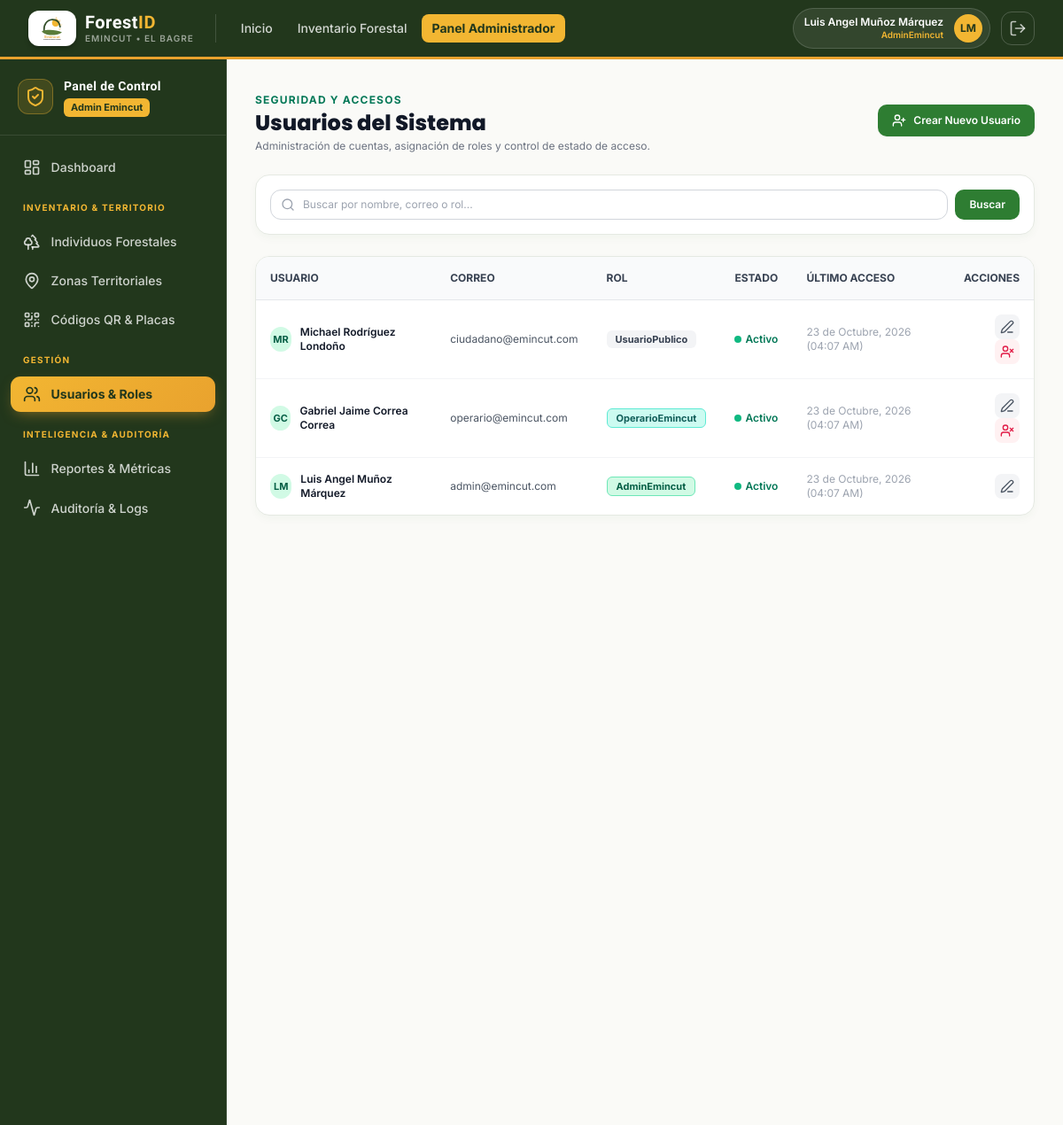
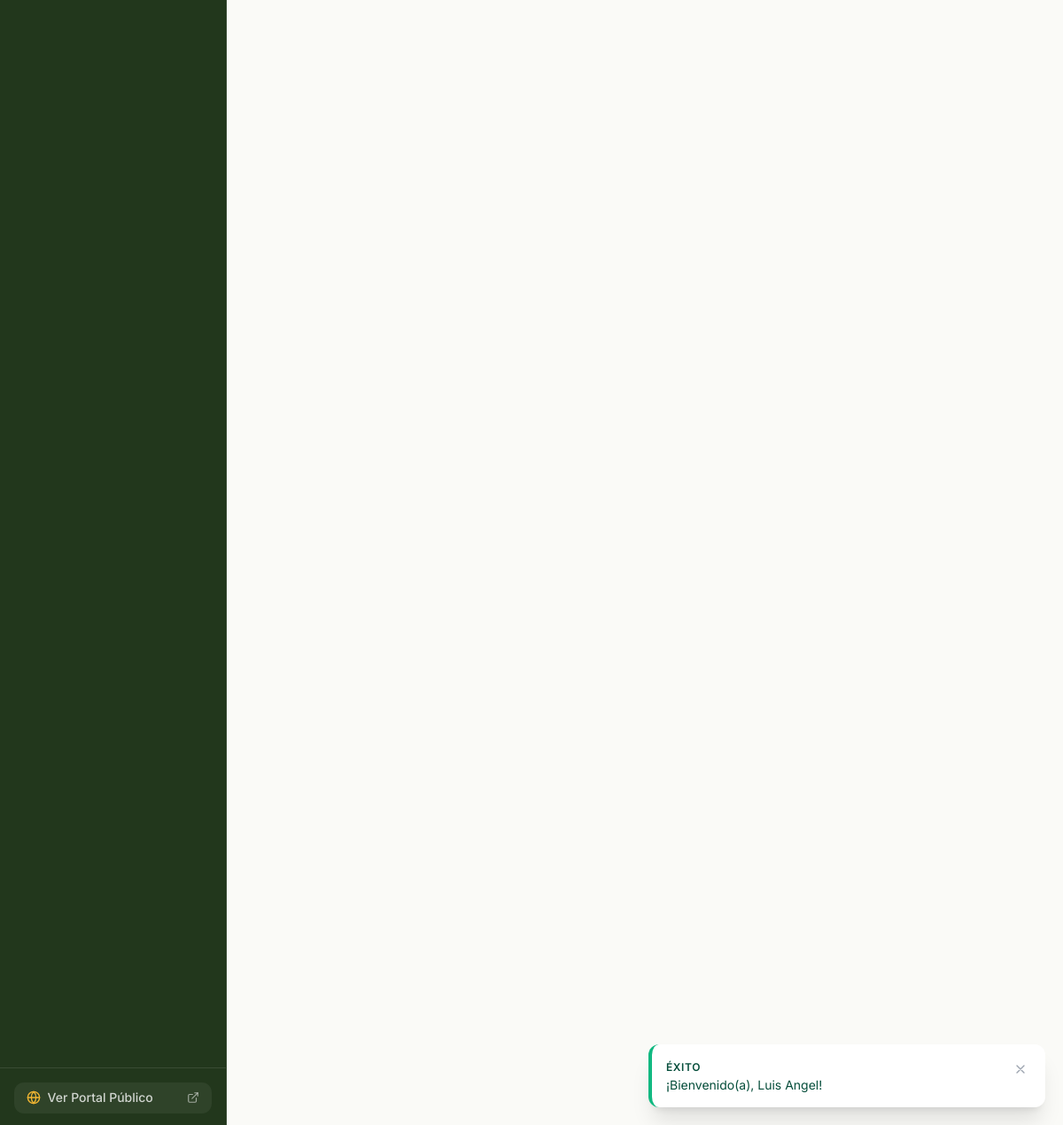
Page /admin/usuarios/index.php (signed in) on the committed database (2 pictures, top to bottom).
### tables this page shows
CREATE TABLE `usuarios` (
    `id_usuario` CHAR(36) NOT NULL DEFAULT (UUID()),
    `id_rol` CHAR(36) NOT NULL,
    `nombres` VARCHAR(100) NOT NULL,
    `apellidos` VARCHAR(100) NOT NULL,
    `correo` VARCHAR(150) NOT NULL UNIQUE,
    `password_hash` VARCHAR(255) NOT NULL,
    `telefono` VARCHAR(20) NULL,
    `estado` TINYINT(1) NOT NULL DEFAULT 1 COMMENT '1: Activo, 0: Inactivo',
    `ultimo_acceso` DATETIME NULL,
    `fecha_creacion` DATETIME NOT NULL DEFAULT CURRENT_TIMESTAMP,
    PRIMARY KEY (`id_usuario`),
    CONSTRAINT `fk_usuarios_roles` FOREIGN KEY (`id_rol`) REFERENCES `roles` (`id_rol`) ON UPDATE CASCADE ON DELETE RESTRICT,
    INDEX `idx_usuarios_correo` (`correo`),
    INDEX `idx_usuarios_rol` (`id_rol`)
);

CREATE TABLE `roles` (
    `id_rol` CHAR(36) NOT NULL DEFAULT (UUID()),
    `nombre_rol` VARCHAR(50) NOT NULL UNIQUE,
    `descripcion` VARCHAR(255) NULL,
    `fecha_creacion` DATETIME NOT NULL DEFAULT CURRENT_TIMESTAMP,
    PRIMARY KEY (`id_rol`)
);

### includes/auth_check.php (called while the page is built, shortened)
<?php
require_once __DIR__ . '/funciones.php';
function esta_autenticado(): bool {
    return !empty($_SESSION['usuario']) && !empty($_SESSION['usuario']['id_usuario']);
}
function obtener_usuario_actual(): ?array {
    return $_SESSION['usuario'] ?? null;
}
function obtener_rol_actual(): ?string {
    return $_SESSION['usuario']['nombre_rol'] ?? null;
}
function es_admin(): bool {
    return obtener_rol_actual() === 'AdminEmincut';
}

### admin/usuarios/index.php (the view, shortened to what this page needs)
<?php
require_once __DIR__ . '/../../includes/funciones.php';
require_once __DIR__ . '/../../includes/auth_check.php';
$pdo = getDBConnection();
$q = sanear($_GET['q'] ?? '');
$params = [];
$where = "1=1";
$stmt = $pdo->prepare("
    SELECT u.*, r.nombre_rol
    FROM `usuarios` u
    INNER JOIN `roles` r ON u.id_rol = r.id_rol
    WHERE {$where}
    ORDER BY u.fecha_creacion DESC
");
$stmt->execute($params);
$usuarios = $stmt->fetchAll();
$csrf_token = crear_token_csrf();
require_once __DIR__ . '/../../includes/header.php';
require_once __DIR__ . '/../../includes/navbar.php';
?>
<div class="flex-1 flex flex-col md:flex-row">
    <?php require_once __DIR__ . '/../../includes/sidebar_admin.php'; ?>
    <main class="flex-1 p-6 sm:p-8 space-y-6 overflow-y-auto">
        <div class="flex flex-col sm:flex-row items-start sm:items-center justify-between gap-4">
            <div>
                <span class="text-xs font-bold text-emerald-700 uppercase tracking-widest">Seguridad y Accesos</span>
                <h1 class="font-heading font-extrabold text-2xl text-gray-900">
                    Usuarios del Sistema
                </h1>
                <p class="text-xs text-gray-500 mt-0.5">
                    Administración de cuentas, asignación de roles y control de estado de acceso.
                </p>
            </div>
            <a href="<?= BASE_URL ?>admin/usuarios/crear.php" class="btn-forest-primary text-xs py-2.5 px-4 shadow-sm">
                <i data-lucide="user-plus" class="w-4 h-4"></i> Crear Nuevo Usuario
            </a>
        </div>
        <div class="forest-card p-4">
            <form method="GET" action="index.php" class="flex gap-2">
                <div class="relative flex-1">
                    <div class="absolute inset-y-0 left-0 pl-3 flex items-center pointer-events-none text-gray-400">
                    </div>
                    <input type="text" name="q" value="<?= htmlspecialchars($q) ?>" placeholder="Buscar por nombre, correo o rol..."
                           class="w-full pl-9 pr-4 py-2 bg-white border border-gray-300 rounded-xl text-xs focus:ring-2 focus:ring-emerald-600 outline-none">
                </div>
                <button type="submit" class="btn-forest-primary text-xs py-2 px-4">
                    Buscar
                </button>
            </form>
        </div>
        <div class="forest-card overflow-hidden">
            <div class="overflow-x-auto">
                <table class="w-full text-left text-xs text-gray-600">
                    <thead class="bg-gray-50 border-b border-gray-200 text-gray-700 uppercase font-semibold">
                        <tr>
                            <th class="p-4">Usuario</th>
                            <th class="p-4">Correo</th>
                            <th class="p-4">Rol</th>
                            <th class="p-4">Estado</th>
                            <th class="p-4">Último Acceso</th>
                            <th class="p-4 text-right">Acciones</th>
                        </tr>
                    </thead>
                    <tbody class="divide-y divide-gray-100">
                        <?php if (empty($usuarios)): ?>
                            <tr>
                                <td colspan="6" class="p-8 text-center text-gray-400 italic">
                                    No se encontraron usuarios registrados con los criterios indicados.
                                </td>
                            </tr>
                        <?php else: ?>
                            <?php foreach ($usuarios as $u): ?>
                                <tr class="hover:bg-gray-50 transition-colors">
                                    <td class="p-4 font-semibold text-gray-900">
                                        <div class="flex items-center gap-2.5">
                                            <div class="w-7 h-7 rounded-full bg-emerald-100 text-emerald-800 flex items-center justify-center font-bold text-[11px]">
                                                <?= strtoupper(substr($u['nombres'], 0, 1) . substr($u['apellidos'], 0, 1)) ?>
                                            </div>
                                            <span><?= htmlspecialchars($u['nombres'] . ' ' . $u['apellidos']) ?></span>
                                        </div>
                                    </td>
                                    <td class="p-4"><?= htmlspecialchars($u['correo']) ?></td>
                                    <td class="p-4">
                                        <span class="inline-flex items-center gap-1 px-2.5 py-0.5 rounded-md text-[11px] font-bold
                                            <?= ($u['nombre_rol'] === 'AdminEmincut') ? 'bg-emerald-100 text-emerald-800 border border-emerald-300' : (($u['nombre_rol'] === 'OperarioEmincut') ? 'bg-teal-100 text-teal-800 border border-teal-300' : 'bg-gray-100 text-gray-700') ?>">
                                            <?= htmlspecialchars($u['nombre_rol']) ?>
                                        </span>
                                    </td>
                                    <td class="p-4">
                                        <?php if ($u['estado'] == 1): ?>
                                            <span class="inline-flex items-center gap-1 text-emerald-700 font-semibold">
                                                <span class="w-2 h-2 rounded-full bg-emerald-500"></span> Activo
                                            </span>
                                        <?php else: ?>
                                            <span class="inline-flex items-center gap-1 text-rose-700 font-semibold">
                                                <span class="w-2 h-2 rounded-full bg-rose-500"></span> Inactivo
                                            </span>
                                        <?php endif; ?>
                                    </td>
                                    <td class="p-4 text-gray-400">
                                        <?= !empty($u['ultimo_acceso']) ? formatear_fecha($u['ultimo_acceso'], true) : 'Nunca' ?>
                                    </td>
                                    <td class="p-4 text-right space-x-1">
                                        <a href="<?= BASE_URL ?>admin/usuarios/editar.php?id=<?= $u['id_usuario'] ?>" class="p-1.5 rounded-lg bg-gray-100 hover:bg-emerald-100 text-gray-600 hover:text-emerald-800 inline-flex" title="Editar">
                                            <i data-lucide="edit-3" class="w-4 h-4"></i>
                                        </a>
                                        <?php if ($u['id_usuario'] !== $_SESSION['usuario']['id_usuario']): ?>
                                            <a href="<?= BASE_URL ?>admin/usuarios/index.php?toggle_id=<?= $u['id_usuario'] ?>&csrf=<?= $csrf_token ?>"
                                               data-confirm="¿Está seguro de cambiar el estado de este usuario?"
                                               class="p-1.5 rounded-lg <?= ($u['estado'] == 1) ? 'bg-rose-50 text-rose-600 hover:bg-rose-100' : 'bg-emerald-50 text-emerald-600 hover:bg-emerald-100' ?> inline-flex"
                                               title="<?= ($u['estado'] == 1) ? 'Desactivar' : 'Activar' ?>">
                                                <i data-lucide="<?= ($u['estado'] == 1) ? 'user-x' : 'user-check' ?>" class="w-4 h-4"></i>
                                            </a>
                                        <?php endif; ?>
                                    </td>
                                </tr>
                            <?php endforeach; ?>
                        <?php endif; ?>
                    </tbody>
                </table>
            </div>
        </div>
    </main>
</div>
<?php require_once __DIR__ . '/../../includes/footer.php'; ?>

### includes/navbar.php (shortened to what this page needs)
<?php
require_once __DIR__ . '/auth_check.php';
$usuario_actual = obtener_usuario_actual();
$es_autenticado = esta_autenticado();
?>
<header class="emi-navbar sticky top-0 z-40">
    <div class="max-w-7xl mx-auto px-4 sm:px-6 lg:px-8">
        <div class="flex justify-between h-16 items-center">
            <div class="flex items-center gap-6">
                <a href="<?= BASE_URL ?>" class="flex items-center gap-2.5 group">
                    <span class="bg-white rounded-xl p-1.5 shadow-md shadow-black/20 group-hover:scale-105 transition-transform block w-[54px] h-[40px] flex items-center justify-center">
                        <img src="<?= BASE_URL ?>assets/img/logo_emincut_oficial.svg" alt="Emincut" class="w-full h-full object-contain">
                    </span>
                    <div class="flex flex-col">
                        <span class="emi-display font-bold text-xl tracking-wide text-white leading-tight">
                            Forest<span style="color:var(--emi-amarillo)">ID</span>
                        </span>
                        <span class="text-[10px] font-semibold uppercase tracking-widest -mt-0.5" style="color:rgba(255,255,255,.55)">
                            Emincut • El Bagre
                        </span>
                    </div>
                </a>
                <nav class="hidden md:flex items-center gap-1 pl-4 border-l" style="border-color:rgba(255,255,255,.15)">
                    <a href="<?= BASE_URL ?>publico/index.php" class="px-3 py-1.5 text-sm font-medium rounded-lg text-white/80 hover:text-white hover:bg-white/10 transition-colors">
                        Inicio
                    </a>
                    <a href="<?= BASE_URL ?>publico/buscar.php" class="px-3 py-1.5 text-sm font-medium rounded-lg text-white/80 hover:text-white hover:bg-white/10 transition-colors">
                        Inventario Forestal
                    </a>
                    <?php if ($es_autenticado && es_admin()): ?>
                        <a href="<?= BASE_URL ?>admin/dashboard.php" class="px-3 py-1.5 text-sm font-bold rounded-lg transition-colors" style="background:var(--emi-amarillo); color:var(--emi-verde-noche)">
                            Panel Administrador
                        </a>
                    <?php elseif ($es_autenticado && es_operario()): ?>
                        <a href="<?= BASE_URL ?>operario/dashboard.php" class="px-3 py-1.5 text-sm font-bold rounded-lg transition-colors" style="background:var(--emi-amarillo); color:var(--emi-verde-noche)">
                            Panel Operario
                        </a>
                    <?php endif; ?>
                </nav>
            </div>
            <div class="flex items-center gap-3">
                <?php if ($es_autenticado): ?>
                    <div class="hidden sm:flex items-center gap-3 pl-3 pr-2 py-1.5 rounded-full border" style="background:rgba(255,255,255,.08); border-color:rgba(255,255,255,.15)">
                        <div class="flex flex-col text-right">
                            <span class="text-xs font-semibold text-white leading-tight">
                                <?= htmlspecialchars($usuario_actual['nombres'] . ' ' . $usuario_actual['apellidos']) ?>
                            </span>
                            <span class="text-[10px] font-semibold" style="color:var(--emi-amarillo)">
                                <?= htmlspecialchars($usuario_actual['nombre_rol']) ?>
                            </span>
                        </div>
                        <div class="w-8 h-8 rounded-full flex items-center justify-center text-xs font-bold shadow-sm" style="background:var(--emi-amarillo); color:var(--emi-verde-noche)">
                            <?= strtoupper(substr($usuario_actual['nombres'], 0, 1) . substr($usuario_actual['apellidos'], 0, 1)) ?>
                        </div>
                    </div>
                    <a href="<?= BASE_URL ?>auth/logout.php" title="Cerrar Sesión" class="p-2 rounded-xl transition-colors border" style="color:rgba(255,255,255,.7); border-color:rgba(255,255,255,.2)">
                        <i data-lucide="log-out" class="w-5 h-5"></i>
                    </a>
                <?php endif; ?>
            </div>
        </div>
    </div>
</header>

### assets/css/custom.css (style rules this page uses)
:root { --color-primary-dark: #1B5E20; --color-primary: #2E7D32; --color-primary-light: #4CAF50; --color-surface-soft: #E8F5E9; --color-surface-bg: #FAFAF7; --color-earth: #6D4C41; --color-text-main: #1F2937; }
body { background-color: var(--color-surface-bg); color: var(--color-text-main); font-family: 'Inter', -apple-system, BlinkMacSystemFont, "Segoe UI", Roboto, sans-serif; -webkit-font-smoothing: antialiased; }
h1, h2, h3, h4, h5, h6, .font-heading { font-family: 'Poppins', 'Inter', sans-serif; }
.forest-card { background: #FFFFFF; border: 1px solid #E5E9E2; border-radius: 1rem; box-shadow: 0 4px 12px -2px rgba(27, 94, 32, 0.05); transition: all 0.2s cubic-bezier(0.4, 0, 0.2, 1); }
.btn-forest-primary { background-color: #2E7D32; color: #FFFFFF; font-weight: 600; padding: 0.625rem 1.25rem; border-radius: 0.625rem; display: inline-flex; align-items: center; justify-content: center; gap: 0.5rem; transition: all 0.15s ease-in-out; }

### assets/css/emincut.css (style rules this page uses)
:root { --emi-verde: #5B7C3A; --emi-verde-claro: #7A9B54; --emi-verde-suave: #EDF2E5; --emi-verde-oscuro: #35502B; --emi-verde-noche: #22371C; --emi-ambar: #E9A22E; --emi-amarillo: #F2B632; --emi-amarillo-suave:#FBEFD4; --emi-blanco: #FFFFFF; --emi-hueso: #FBFAF6; --emi-tinta: #23291F; --emi-tinta-suave: #5C6455; }
.emi-display { font-family: 'Chakra Petch', 'Trebuchet MS', sans-serif; }
.emi-navbar { background-color: var(--emi-verde-noche); border-bottom: 3px solid var(--emi-ambar); }

### rows in the picture
usuarios: nombres+apellidos "Luis Angel Muñoz Márquez", nombres+apellidos "LM", correo "admin@emincut.com", id_rol.nombre_rol "AdminEmincut", estado 1 (drawn), ultimo_acceso "23 de Octubre, 2026 (04:07 AM)"
roles: nombre_rol "AdminEmincut"
usuarios: nombres+apellidos "MR", nombres+apellidos "Michael Rodríguez Londoño", correo "ciudadano@emincut.com", id_rol.nombre_rol "UsuarioPublico", estado 1 (drawn), ultimo_acceso "23 de Octubre, 2026 (04:07 AM)"
usuarios: nombres+apellidos "GC", nombres+apellidos "Gabriel Jaime Correa Correa", correo "operario@emincut.com", id_rol.nombre_rol "OperarioEmincut", estado 1 (drawn), ultimo_acceso "23 de Octubre, 2026 (04:07 AM)"

### other values in the picture
$cfg['badge'] "ÉXITO"
$mensaje "¡Bienvenido(a), Luis Angel!"
